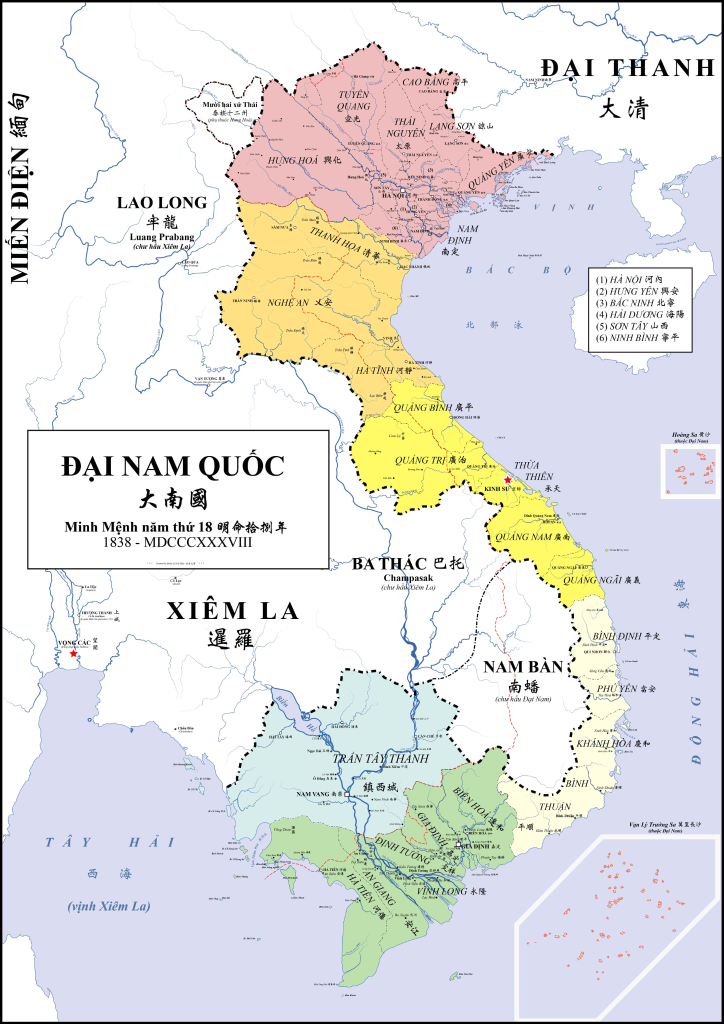
#> input picture assets/dai-nam-1838-source.png, 1447 x 2048 px (shown at 1/2 size)
$ python build_pmtiles.py ../assets/dai-nam-1838-source.png ../assets/dai-nam-1838-source.png
#> lines starting #> are read from the running program, lines starting #| are printed output that depends on the picture
"""Build a PMTiles v3 raster archive in pixel space (NOT georeferenced)."""
from PIL import Image
from pathlib import Path
import io,gzip,json,struct,sys
def varint(i):
 b=bytearray()
 while i>=128:b.append((i&127)|128);i>>=7
 b.append(i);return bytes(b)
def rot(n,x,y,rx,ry):
 if ry==0:
  if rx:x=n-1-x;y=n-1-y
  x,y=y,x
 return x,y
def tileid(z,x,y):
 v=((1<<(z*2))-1)//3
 for a in range(z-1,-1,-1):
  s=1<<a;rx=int(bool(x&s));ry=int(bool(y&s))
  v+=s*s*((3*rx)^ry);x,y=rot(s,x,y,rx,ry)
 return v
def main(src,dest):
#> called with src = '../assets/dai-nam-1838-source.png', dest = '../assets/dai-nam-1838-source.png'
 im=Image.open(src).convert('RGB');w,h=im.size
#> after `w, h = im.size`: w = 1447; h = 2048
 side=max(w,h);maxz=4 if side>2048 else 3
#> after `side = max(w, h)`: side = 2048
#> after `maxz = 4 if side > 2048 else 3`: maxz = 3
 canvas=Image.new('RGB',(side,side),'white');canvas.paste(im,((side-w)//2,(side-h)//2))
#> after `canvas = Image.new('RGB', (side, side), 'white')`: canvas: PIL image 2048x2048 RGB; every value is 255
#> after `canvas.paste(im, ((side - w) // 2, (side - h) // 2))`:
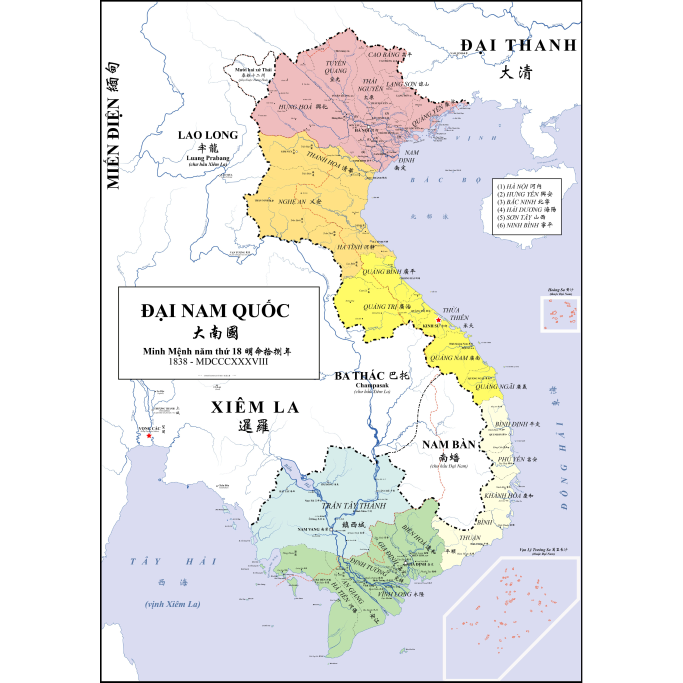
#> canvas: PIL image 2048x2048 RGB (shown at 1/3 size); mean R, G, B 234.8, 234.4, 233.6
 tiles=[]
 for z in range(maxz+1):
  n=1<<z;plane=canvas.resize((n*256,n*256),Image.Resampling.LANCZOS)
  for y in range(n):
   for x in range(n):
    buf=io.BytesIO();plane.crop((x*256,y*256,(x+1)*256,(y+1)*256)).save(buf,'JPEG',quality=88,optimize=True)
    tiles.append((tileid(z,x,y),buf.getvalue()))
#> this loop made 4 passes
#> pass 1, in main, `plane = canvas.resize((n * 256, n * 256), Image.Resampling.LANCZOS)`:
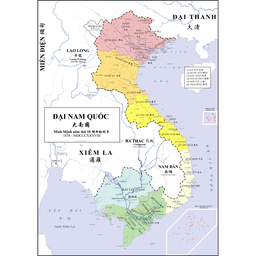
#> plane: PIL image 256x256 RGB; mean R, G, B 234.2, 234, 233.2
#> pass 2, in main, `plane = canvas.resize((n * 256, n * 256), Image.Resampling.LANCZOS)`:
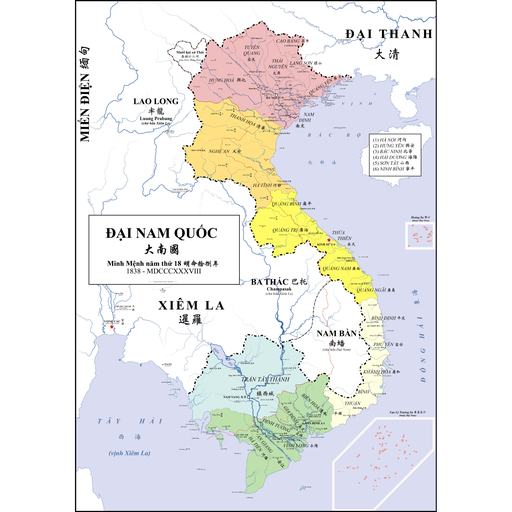
#> plane: PIL image 512x512 RGB; mean R, G, B 234.4, 234.1, 233.4
#> after the loop, tiles = 85 items
 tiles.sort();directory=bytearray(varint(len(tiles)));last=0
 for tid,_ in tiles:directory+=varint(tid-last);last=tid
#> this loop made 85 passes
 for _ in tiles:directory+=varint(1)
 for _,data in tiles:directory+=varint(len(data))
 for i,(_,data) in enumerate(tiles):directory+=varint(1 if i==0 else 0)
 root=gzip.compress(bytes(directory),mtime=0)
 meta=gzip.compress(json.dumps({'name':'Dai Nam — image dated 1838','format':'jpg','image_width':w,'image_height':h,'coordinate_system':'CRS.Simple — NOT georeferenced'}).encode(),mtime=0)
 header=bytearray(b'PMTiles\x03')
 offsets=[127,len(root),127+len(root),len(meta),0,0,127+len(root)+len(meta),sum(len(d) for _,d in tiles),len(tiles),len(tiles),len(tiles)]
#> offsets = [127, 202, 329, 149, 0, 0, 478, 742990, 85, 85, 85]
 for v in offsets:header+=struct.pack('<Q',v)
#> this loop made 11 passes
#> v on passes 1 to 11: 127, 202, 329, 149, 0, 0, 478, 742990, 85, 85, 85
 header+=bytes([1,2,1,3,0,maxz])
 for v in [-1800000000,-850000000,1800000000,850000000]:header+=struct.pack('<i',v)
 header+=bytes([0])+struct.pack('<ii',0,0)
 assert len(header)==127
 Path(dest).parent.mkdir(parents=True,exist_ok=True)
 Path(dest).write_bytes(header+root+meta+b''.join(d for _,d in tiles))
 print('Created',dest,'tiles',len(tiles))
#| Created ../assets/dai-nam-1838-source.png tiles 85
if __name__=='__main__':main(sys.argv[1],sys.argv[2])
